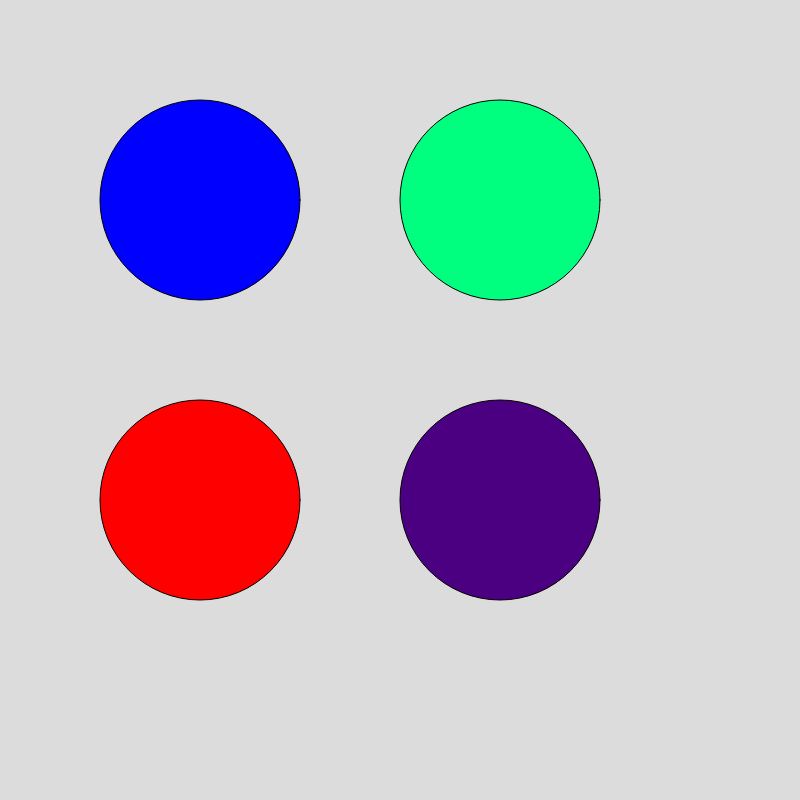
Frame 1 (no input)
Frame 60 (no input): identical to frame 1, image omitted
Frame 120 (the mouse pressed at the canvas centre since frame 60): identical to frame 1, image omitted

The p5.js sketch that drew this single still picture (run headless with seeded random() and noise() and a simulated clock; from frame 60 on, the mouse is pressed at the canvas centre):

// p5.js sketch
// ── sketch.js
function setup() {
    createCanvas(800, 800);
  }
  
  function draw() {
    background(220);

    fill(0,0,255)
    circle(200,200,200)

    fill(0,255,127)
    circle(500,200,200)

    fill(75,0,130)
    circle(500,500,200)

    fill(255,0,0)
    circle(200,500,200)
  }
